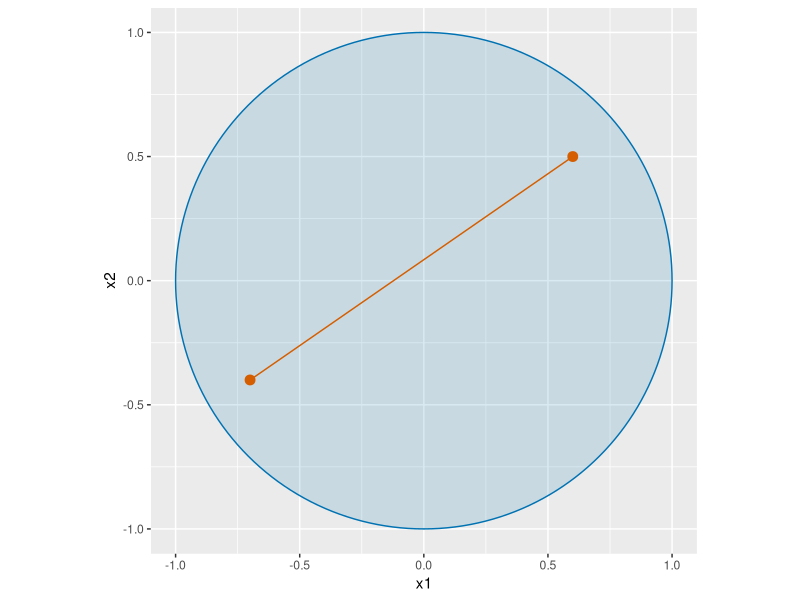

Write R code to recreate this figure.
## ---- chunk 1
#| label: convex-set-r
#| fig-alt: >-
#|   A blue-outlined disk of radius 1 centered at the origin, shaded light blue.
#|   Two vermilion circles mark points x and y inside it, joined by a vermilion
#|   segment that stays inside the disk.
#| fig-height: 4
#| fig-width: 4
cs_angle_fc <- seq(0, 2 * pi, length.out = 201)
cs_disk_fc <- tibble::tibble(x1 = cos(cs_angle_fc), x2 = sin(cs_angle_fc))
cs_points_fc <- tibble::tibble(x1 = c(-0.7, 0.6), x2 = c(-0.4, 0.5))
cs_segment_fc <- tibble::tibble(
  x1 = -0.7, x2 = -0.4, x1_end = 0.6, x2_end = 0.5
)
cs_aes_fc <- ggplot2::aes(x1, x2)
cs_seg_aes_fc <- ggplot2::aes(xend = x1_end, yend = x2_end)
ggplot2::ggplot(cs_disk_fc, cs_aes_fc) +
  ggplot2::geom_polygon(fill = "#0072B2", alpha = 0.15, colour = "#0072B2") +
  ggplot2::geom_segment(
    data = cs_segment_fc, mapping = cs_seg_aes_fc, colour = "#D55E00"
  ) +
  ggplot2::geom_point(data = cs_points_fc, colour = "#D55E00", size = 3) +
  ggplot2::coord_fixed() +
  ggplot2::labs(x = "x1", y = "x2")
